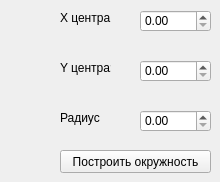
      <widget class="QWidget" name="draw_circle">
       <attribute name="title">
        <string>Рисование</string>
       </attribute>
       <widget class="QDoubleSpinBox" name="xc_circle">
        <property name="geometry">
         <rect>
          <x>140</x>
          <y>10</y>
          <width>71</width>
          <height>22</height>
         </rect>
        </property>
        <property name="inputMethodHints">
         <set>Qt::ImhFormattedNumbersOnly|Qt::ImhPreferNumbers</set>
        </property>
        <property name="minimum">
         <double>0.000000000000000</double>
        </property>
        <property name="maximum">
         <double>541.000000000000000</double>
        </property>
       </widget>
       <widget class="QLabel" name="lbl_xc_circle">
        <property name="geometry">
         <rect>
          <x>60</x>
          <y>10</y>
          <width>51</width>
          <height>16</height>
         </rect>
        </property>
        <property name="text">
         <string>X центра:</string>
        </property>
       </widget>
       <widget class="QDoubleSpinBox" name="yc_circle">
        <property name="geometry">
         <rect>
          <x>140</x>
          <y>60</y>
          <width>71</width>
          <height>22</height>
         </rect>
        </property>
        <property name="inputMethodHints">
         <set>Qt::ImhFormattedNumbersOnly|Qt::ImhPreferNumbers</set>
        </property>
        <property name="maximum">
         <double>561.000000000000000</double>
        </property>
       </widget>
       <widget class="QLabel" name="lbl_yc_circle">
        <property name="geometry">
         <rect>
          <x>60</x>
          <y>60</y>
          <width>51</width>
          <height>16</height>
         </rect>
        </property>
        <property name="text">
         <string>Y центра:</string>
        </property>
       </widget>
       <widget class="QLabel" name="lbl_radius">
        <property name="geometry">
         <rect>
          <x>60</x>
          <y>110</y>
          <width>41</width>
          <height>16</height>
         </rect>
        </property>
        <property name="text">
         <string>Радиус</string>
        </property>
       </widget>
       <widget class="QDoubleSpinBox" name="radius">
        <property name="geometry">
         <rect>
          <x>140</x>
          <y>110</y>
          <width>71</width>
          <height>22</height>
         </rect>
        </property>
        <property name="inputMethodHints">
         <set>Qt::ImhFormattedNumbersOnly|Qt::ImhPreferNumbers</set>
        </property>
        <property name="maximum">
         <double>10000.000000000000000</double>
        </property>
       </widget>
       <widget class="QPushButton" name="btn_get_circle">
        <property name="geometry">
         <rect>
          <x>60</x>
          <y>150</y>
          <width>151</width>
          <height>23</height>
         </rect>
        </property>
        <property name="text">
         <string>Построить окружность</string>
        </property>
       </widget>
      </widget>
